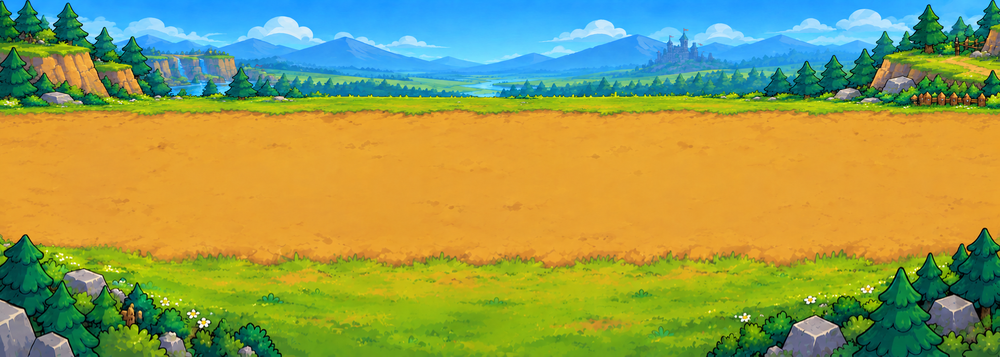
#> input picture Assets/_Project/Art/Backgrounds/bg_field.png, 1000 x 357 px, shrunk from 3024 x 1080 before the run, found by its file name
$ python measure_road.py Assets/_Project/Art/Backgrounds/bg_field.png
#> lines starting #> are read from the running program, lines starting #| are printed output that depends on the picture; after the words box and inside, x2 and y2 are one past the last pixel; in counts of white or black regions, pixels touching at a corner belong together
#!/usr/bin/env python3
"""Do xem dai duong nam o dau trong mot anh nen.

Vi sao can: linh phai dung TREN mat duong. Uoc bang mat thi lech, va lech
thi nhin nhu linh lo lung tren co. Cong cu nay tra ve hai ti le, roi
BattleSceneSetup tu tinh ra laneY.

Tra ve TI LE chu khong phai pixel: anh nen co the thay bang anh khac kich
thuoc khac, ti le thi van dung.

    python3 tools/measure_road.py Assets/_Project/Art/Backgrounds/bg_field.png
"""

import sys
from pathlib import Path

import numpy as np
from PIL import Image


def measure(path, min_cover=0.80):
    """Hang nao co tren min_cover be ngang la mau dat thi tinh la mat duong."""
#> called with min_cover = 0.8
    a = np.asarray(Image.open(path).convert("RGB")).astype(int)
    r, g, b = a[..., 0], a[..., 1], a[..., 2]
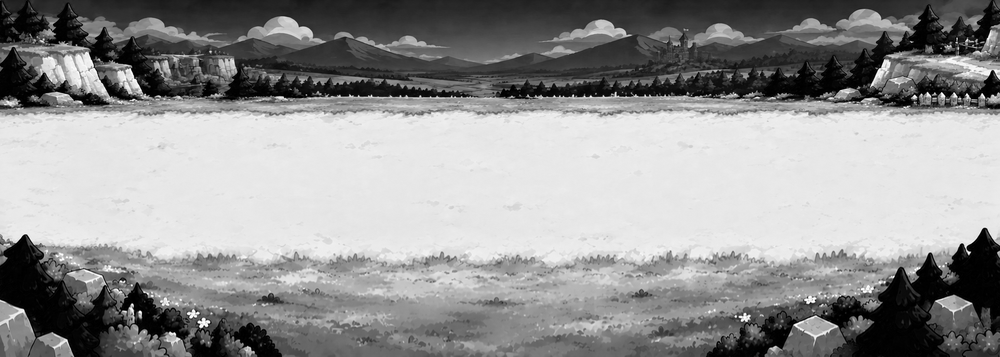
#> r: shape (357, 1000) int64; min 0, max 255, mean 147.7
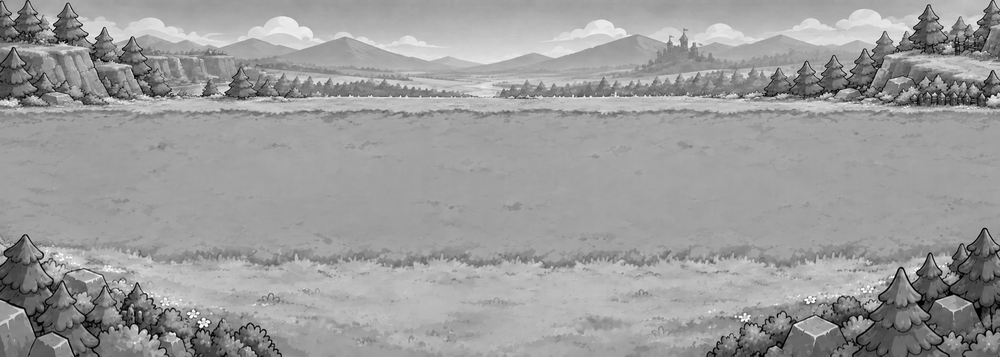
#> g: shape (357, 1000) int64; min 0, max 255, mean 156
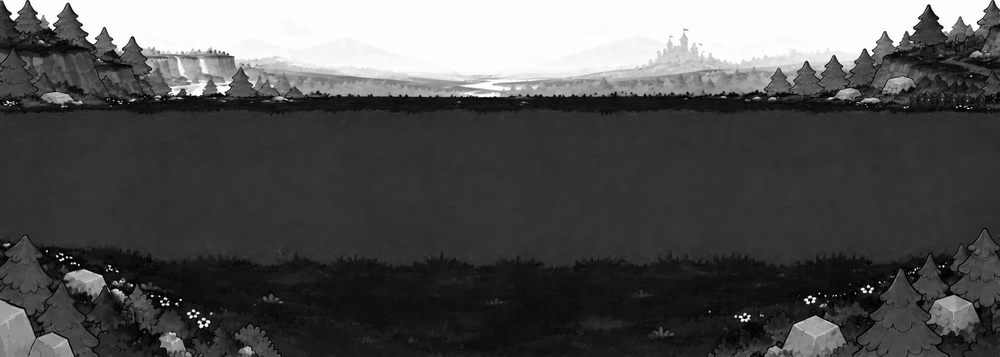
#> b: shape (357, 1000) int64; min 0, max 255, mean 82.9
    # Dat: do nhieu hon luc, luc nhieu hon lam. Co xanh truot vi luc vuot do.
    # Duong be tong/kim loai KHONG bat duoc bang phep nay — thoi Modern va
    # Future phai do bang cach khac, hoac ghi thang ti le vao.
    soil = (r > g + 20) & (g > b + 20)
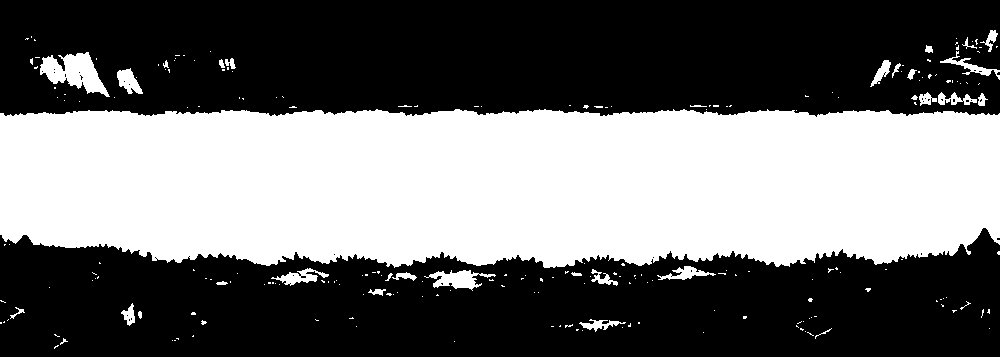
#> soil: shape (357, 1000) bool; 42.4% white; 224 white regions (192 under 20 px), largest, box (x1, y1, x2, y2) and area: (0, 109, 1000, 268) 144556, (40, 52, 110, 97) 1600, (424, 270, 496, 291) 689
    rows = np.where(soil.mean(axis=1) > min_cover)[0]
#> rows = 139 values from 114 to 252
    if len(rows) == 0:
        return None
    h = a.shape[0]
#> h = 357
    return rows[0] / h, (rows[-1] + 1) / h


def main():
    if len(sys.argv) < 2:
        print(__doc__)
        return 1
    for p in sys.argv[1:]:
        res = measure(p)
#> res = (0.319, 0.709)
        if res is None:
            print(f"{Path(p).name}: khong thay dai dat nao")
            continue
        top, bot = res
#> top = 0.319; bot = 0.709
        print(f"{Path(p).name}")
        print(f"  mep tren duong : {top:.4f}  (ti le tu TREN anh xuong)")
#|   mep tren duong : 0.3193  (ti le tu TREN anh xuong)
        print(f"  mep duoi duong : {bot:.4f}")
#|   mep duoi duong : 0.7087
        print(f"  be day         : {bot - top:.4f} chieu cao anh")
#|   be day         : 0.3894 chieu cao anh
    return 0


if __name__ == "__main__":
    sys.exit(main())
#> (the program exits here)

$ run again, with Assets/_Project/Art/Backgrounds/bg_battle_portrait.png copied over Assets/_Project/Art/Backgrounds/bg_field.png
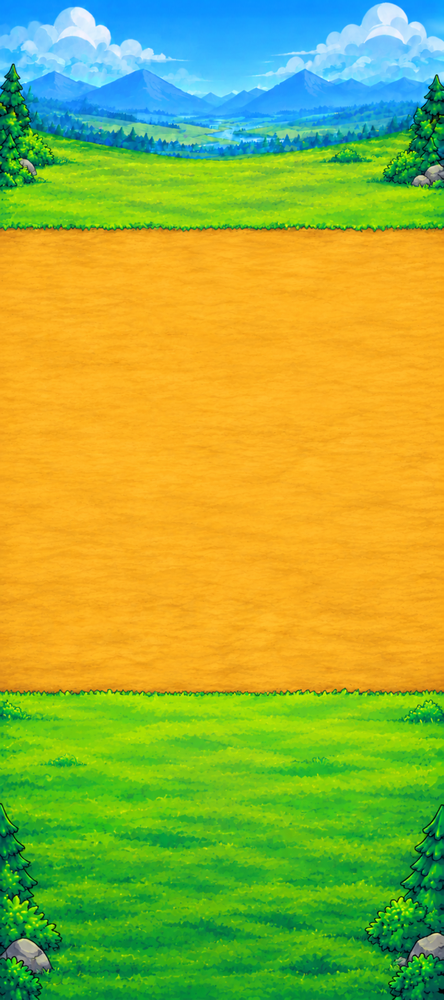
#> input picture Assets/_Project/Art/Backgrounds/bg_battle_portrait.png, 444 x 1000 px, shrunk from 1242 x 2796 before the run, found by its file name
#> in measure, `r, g, b = a[..., 0], a[..., 1], a[..., 2]`:
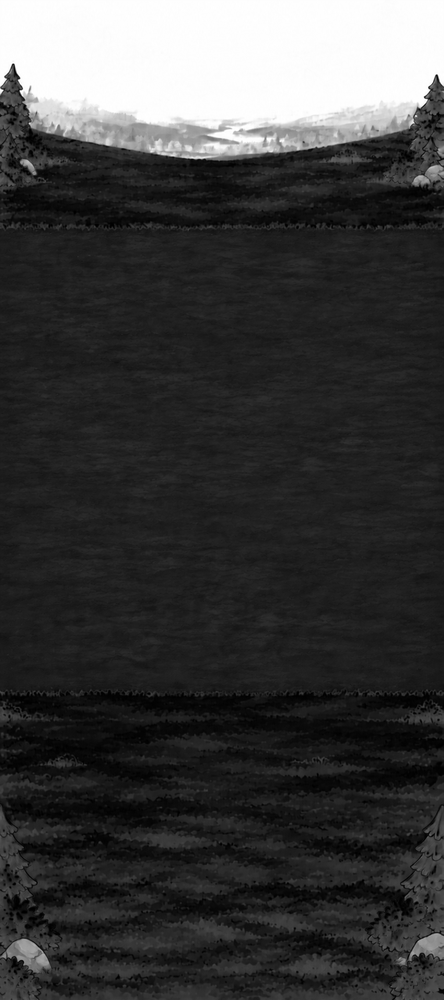
#> b: shape (1000, 444) int64; min 0, max 255, mean 60
#> in measure, `soil = (r > g + 20) & (g > b + 20)`:
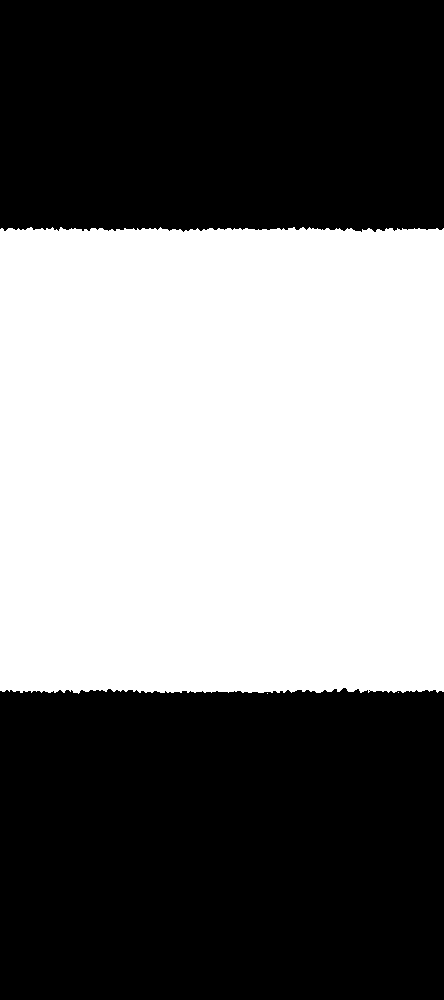
#> soil: shape (1000, 444) bool; 46.2% white; 3 white regions (2 under 20 px), largest, box (x1, y1, x2, y2) and area: (0, 227, 444, 694) 205312
#> rows = 461 values from 230 to 690
#> res = (0.23, 0.691)
#> top = 0.23; bot = 0.691
#|   mep tren duong : 0.2300  (ti le tu TREN anh xuong)
#|   mep duoi duong : 0.6910
#|   be day         : 0.4610 chieu cao anh
